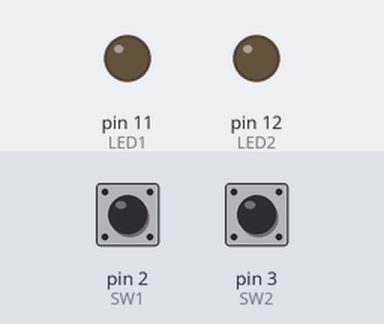
Bench run of a sketch on a simulated Arduino Uno, built with avr-gcc and run on an emulated ATmega328P. Shown: output pins drawn as LEDs (lit = HIGH). The inputs (shaded band) are chosen by the test bench; at power-on: pin 3 (SW2) HIGH, pin 2 (SW1) HIGH.

Above: at 1.2 s.
1.3 s: pin 3 (SW2) pulled LOW for 3.2 s
At 2.4 s:
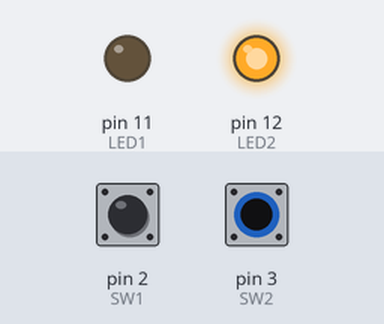
7.5 s: pin 2 (SW1) pulled LOW for 0.15 s
At 8.3 s:
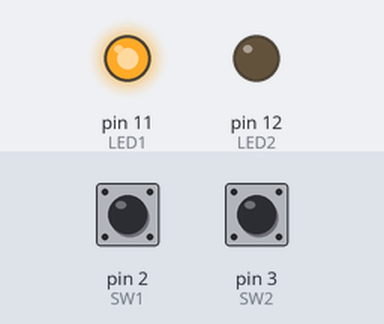
10.6 s: pin 2 (SW1) pulled LOW for 1 s
At 14.2 s:
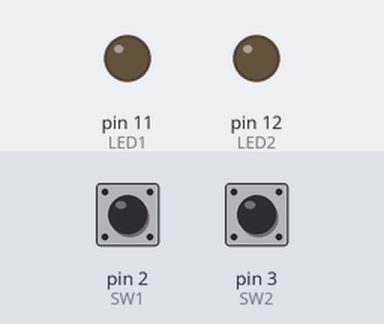
14.6 s: pin 2 (SW1) pulled LOW for 3.2 s
At 14.9 s:
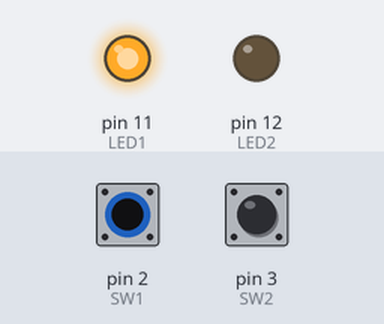
Timing chart, 0 to 21.8 s (numbered marks = the images above; inputs shaded):
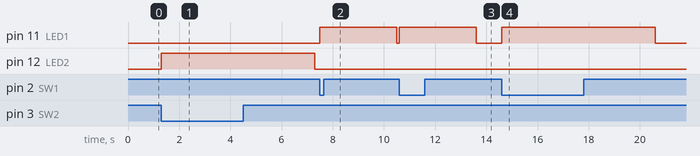

Measured:
- after the input at 1.3 s, pin 12 (LED2): LOW → HIGH at once, → LOW 6.0 s later
- after the input at 7.5 s, pin 11 (LED1): LOW → HIGH at once, → LOW 3.0 s later
- after the input at 10.6 s, pin 11 (LED1): LOW → HIGH at once, → LOW 3.0 s later
- after the input at 14.6 s, pin 11 (LED1): LOW → HIGH at once, → LOW 6.0 s later

The sketch:

arduino_2.ino
```cpp
#define LED1 11
#define LED2 12
#define SW1 2
#define SW2 3
void setup() {
  pinMode(LED1, OUTPUT);
  pinMode(LED2, OUTPUT);
  pinMode(SW1, INPUT_PULLUP);
  pinMode(SW2, INPUT_PULLUP);

}

void loop() {
  int sw_in;
  int swin;
  sw_in = digitalRead(SW1);
  swin = digitalRead(SW2);
  if (sw_in == LOW)
  {
    digitalWrite(LED1, HIGH);
    digitalWrite(LED2, LOW);
    delay(3000);
  }
  else if(swin==LOW){
    digitalWrite(LED2, HIGH);
    digitalWrite(LED1, LOW);
    delay(3000);
  }
 else
 digitalWrite(LED1, LOW);
    digitalWrite(LED2, LOW);
}
```
